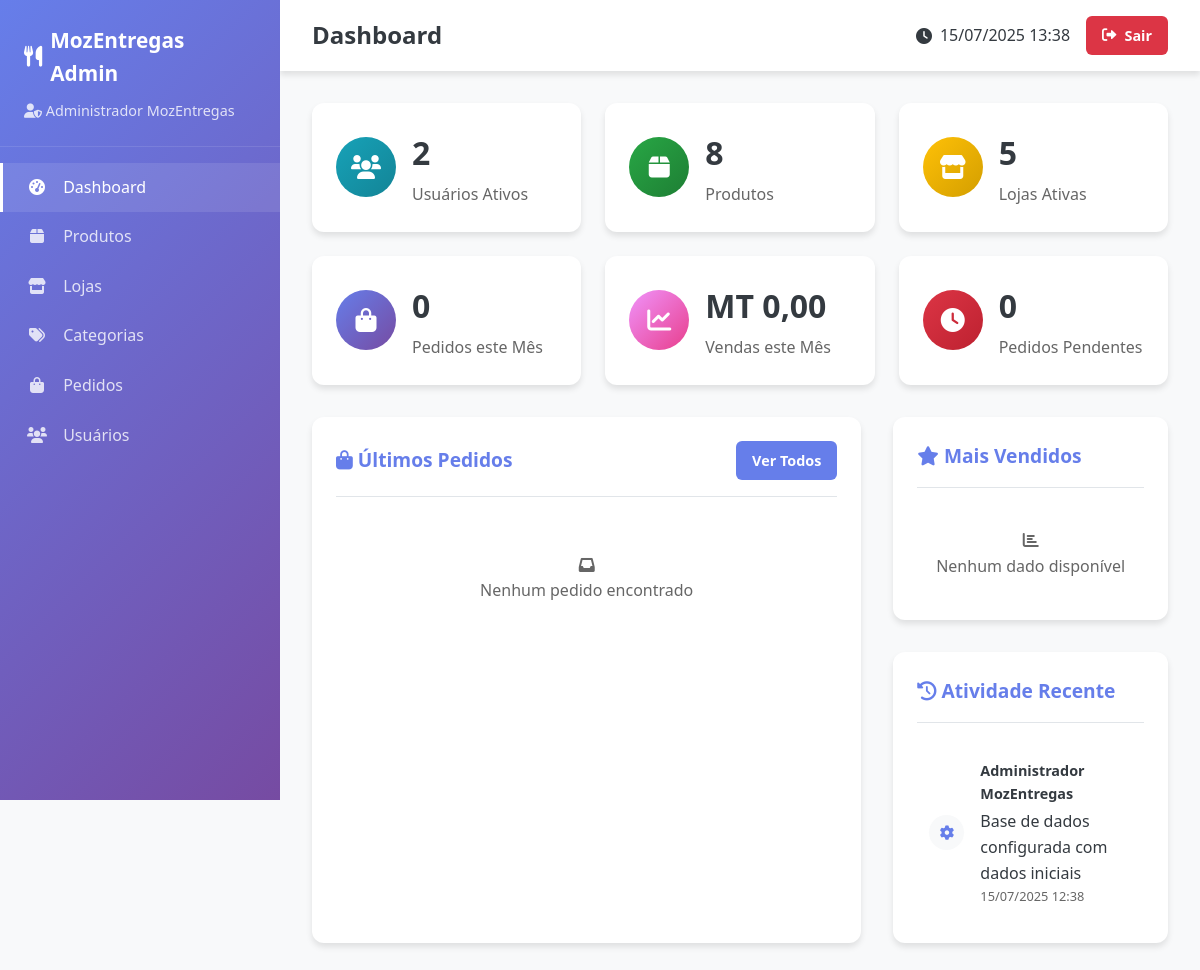
Page /admin/index.php (signed in) on the committed database.
### tables this page shows
CREATE TABLE IF NOT EXISTS usuarios (
    id INT AUTO_INCREMENT PRIMARY KEY,
    nome VARCHAR(100) NOT NULL,
    email VARCHAR(150) UNIQUE NOT NULL,
    telefone VARCHAR(20) UNIQUE,
    senha VARCHAR(255) NOT NULL,
    endereco TEXT,
    data_nascimento DATE,
    ativo BOOLEAN DEFAULT TRUE,
    email_verificado BOOLEAN DEFAULT FALSE,
    is_admin BOOLEAN DEFAULT FALSE,  
    token_verificacao VARCHAR(100),
    token_recuperacao VARCHAR(100),
    expiracao_token_recuperacao DATETIME,
    created_at TIMESTAMP DEFAULT CURRENT_TIMESTAMP,
    updated_at TIMESTAMP DEFAULT CURRENT_TIMESTAMP ON UPDATE CURRENT_TIMESTAMP,
    
     
    INDEX idx_email (email),
    INDEX idx_telefone (telefone),
    INDEX idx_ativo (ativo),
    INDEX idx_is_admin (is_admin)
);

CREATE TABLE IF NOT EXISTS activity_logs (
    id INT AUTO_INCREMENT PRIMARY KEY,
    user_id INT NULL,
    action VARCHAR(100) NOT NULL,
    description TEXT,
    ip_address VARCHAR(45),
    user_agent TEXT,
    additional_data JSON,
    created_at TIMESTAMP DEFAULT CURRENT_TIMESTAMP,
    
     
    FOREIGN KEY (user_id) REFERENCES usuarios(id) ON DELETE SET NULL,
    
     
    INDEX idx_user_id (user_id),
    INDEX idx_action (action),
    INDEX idx_created_at (created_at)
);

### config_moz.php (called while the page is built, shortened)
<?php
function getConnection() {
    static $pdo = null;
    if ($pdo === null) {
        try {
            $dsn = "mysql:host=" . DB_HOST . ";dbname=" . DB_NAME . ";charset=" . DB_CHARSET;
            $options = [
                PDO::ATTR_ERRMODE => PDO::ERRMODE_EXCEPTION,
                PDO::ATTR_DEFAULT_FETCH_MODE => PDO::FETCH_ASSOC,
                PDO::ATTR_EMULATE_PREPARES => false,
                PDO::MYSQL_ATTR_INIT_COMMAND => "SET NAMES " . DB_CHARSET
            ];
            $pdo = new PDO($dsn, DB_USER, DB_PASS, $options);
        } catch (PDOException $e) {
            error_log("Database connection failed: " . $e->getMessage());
            throw new PDOException("Erro de conexão com a base de dados.");
        }
    }
    return $pdo;
}
function getCurrentUser() {
    try {
        $pdo = getConnection();
        $stmt = $pdo->prepare("
            SELECT id, nome, email, telefone, endereco, is_admin, ativo
            FROM usuarios
            WHERE id = ? AND ativo = 1
        ");
        $stmt->execute([$_SESSION['user_id']]);
        return $stmt->fetch();
    } catch (PDOException $e) {
        logSystemError('Error getting current user: ' . $e->getMessage());
        return null;
    }
}
?>

### admin/index.php (the view, shortened to what this page needs)
<?php
require_once '../config_moz.php';
$currentUser = getCurrentUser();
try {
    $pdo = getConnection();
    $stmt = $pdo->query("SELECT COUNT(*) FROM usuarios WHERE ativo = 1");
    $total_usuarios = $stmt->fetchColumn();
    $stmt = $pdo->query("SELECT COUNT(*) FROM produtos WHERE ativo = 1");
    $total_produtos = $stmt->fetchColumn();
    $stmt = $pdo->query("SELECT COUNT(*) FROM lojas WHERE ativo = 1");
    $total_lojas = $stmt->fetchColumn();
    $stmt = $pdo->query("
        SELECT COUNT(*) FROM pedidos
        WHERE MONTH(created_at) = MONTH(CURRENT_DATE())
        AND YEAR(created_at) = YEAR(CURRENT_DATE())
    ");
    $pedidos_mes = $stmt->fetchColumn();
    $stmt = $pdo->query("
        SELECT COALESCE(SUM(total), 0) FROM pedidos
        WHERE MONTH(created_at) = MONTH(CURRENT_DATE())
        AND YEAR(created_at) = YEAR(CURRENT_DATE())
        AND status != 'cancelado'
    ");
    $vendas_mes = $stmt->fetchColumn();
    $stmt = $pdo->query("SELECT COUNT(*) FROM pedidos WHERE status = 'pendente'");
    $pedidos_pendentes = $stmt->fetchColumn();
    $stmt = $pdo->query("
        SELECT p.*, u.nome as usuario_nome, u.email as usuario_email
        FROM pedidos p
        LEFT JOIN usuarios u ON p.usuario_id = u.id
        ORDER BY p.created_at DESC
        LIMIT 5
    ");
    $ultimos_pedidos = $stmt->fetchAll();
    $stmt = $pdo->query("
        SELECT pr.nome, pr.imagem, SUM(ip.quantidade) as total_vendido
        FROM produtos pr
        INNER JOIN itens_pedido ip ON pr.id = ip.produto_id
        INNER JOIN pedidos p ON ip.pedido_id = p.id
        WHERE p.status != 'cancelado'
        GROUP BY pr.id
        ORDER BY total_vendido DESC
        LIMIT 5
    ");
    $produtos_mais_vendidos = $stmt->fetchAll();
    $stmt = $pdo->query("
        SELECT al.*, u.nome as usuario_nome
        FROM activity_logs al
        LEFT JOIN usuarios u ON al.user_id = u.id
        ORDER BY al.created_at DESC
        LIMIT 10
    ");
    $atividades_recentes = $stmt->fetchAll();
} catch (PDOException $e) {
    logSystemError('Database error in admin dashboard: ' . $e->getMessage());
    $total_usuarios = $total_produtos = $total_lojas = $total_categorias = 0;
    $pedidos_mes = $vendas_mes = $pedidos_pendentes = 0;
    $ultimos_pedidos = $produtos_mais_vendidos = $atividades_recentes = [];
}
?>
<!DOCTYPE html>
<html lang="pt">
<head>
    <link rel="stylesheet" href="https://cdnjs.cloudflare.com/ajax/libs/font-awesome/6.0.0/css/all.min.css">
</head>
<body>
    <aside class="sidebar">
        <div class="sidebar-header">
            <div class="sidebar-logo">
                <i class="fas fa-utensils"></i>
                MozEntregas Admin
            </div>
            <div class="sidebar-user">
                <i class="fas fa-user-shield"></i>
                <?= htmlspecialchars($currentUser['nome']) ?>
            </div>
        </div>
        <nav class="sidebar-nav">
            <a href="index.php" class="nav-item active">
                <i class="fas fa-tachometer-alt"></i>
                Dashboard
            </a>
            <a href="produtos.php" class="nav-item">
                <i class="fas fa-box"></i>
                Produtos
            </a>
            <a href="lojas.php" class="nav-item">
                <i class="fas fa-store"></i>
                Lojas
            </a>
            <a href="categorias.php" class="nav-item">
                <i class="fas fa-tags"></i>
                Categorias
            </a>
            <a href="pedidos.php" class="nav-item">
                <i class="fas fa-shopping-bag"></i>
                Pedidos
            </a>
            <a href="usuarios.php" class="nav-item">
                <i class="fas fa-users"></i>
                Usuários
            </a>
        </nav>
    </aside>
    <main class="main-content">
        <header class="header">
            <h1 class="header-title">Dashboard</h1>
            <div class="header-actions">
                <div class="user-info">
                    <i class="fas fa-clock"></i>
                    <?= date('d/m/Y H:i') ?>
                </div>
                <a href="../auth/logout.php" class="btn btn-danger">
                    <i class="fas fa-sign-out-alt"></i> Sair
                </a>
            </div>
        </header>
        <div class="content">
            <div class="stats-grid">
                <div class="stat-card">
                    <div class="stat-icon users">
                        <i class="fas fa-users"></i>
                    </div>
                    <div class="stat-info">
                        <h3><?= number_format($total_usuarios) ?></h3>
                        <p>Usuários Ativos</p>
                    </div>
                </div>
                <div class="stat-card">
                    <div class="stat-icon products">
                        <i class="fas fa-box"></i>
                    </div>
                    <div class="stat-info">
                        <h3><?= number_format($total_produtos) ?></h3>
                        <p>Produtos</p>
                    </div>
                </div>
                <div class="stat-card">
                    <div class="stat-icon stores">
                        <i class="fas fa-store"></i>
                    </div>
                    <div class="stat-info">
                        <h3><?= number_format($total_lojas) ?></h3>
                        <p>Lojas Ativas</p>
                    </div>
                </div>
                <div class="stat-card">
                    <div class="stat-icon orders">
                        <i class="fas fa-shopping-bag"></i>
                    </div>
                    <div class="stat-info">
                        <h3><?= number_format($pedidos_mes) ?></h3>
                        <p>Pedidos este Mês</p>
                    </div>
                </div>
                <div class="stat-card">
                    <div class="stat-icon sales">
                        <i class="fas fa-chart-line"></i>
                    </div>
                    <div class="stat-info">
                        <h3>MT <?= number_format($vendas_mes, 2, ',', '.') ?></h3>
                        <p>Vendas este Mês</p>
                    </div>
                </div>
                <div class="stat-card">
                    <div class="stat-icon pending">
                        <i class="fas fa-clock"></i>
                    </div>
                    <div class="stat-info">
                        <h3><?= number_format($pedidos_pendentes) ?></h3>
                        <p>Pedidos Pendentes</p>
                    </div>
                </div>
            </div>
            <div class="dashboard-grid">
                <div class="dashboard-section">
                    <div class="section-header">
                        <h2 class="section-title">
                            <i class="fas fa-shopping-bag"></i> Últimos Pedidos
                        </h2>
                        <a href="pedidos.php" class="btn btn-primary">Ver Todos</a>
                    </div>
                    <?php if (empty($ultimos_pedidos)): ?>
                        <p style="text-align: center; color: #666; padding: 2rem;">
                            <i class="fas fa-inbox"></i><br>
                            Nenhum pedido encontrado
                        </p>
                    <?php endif; ?>
                </div>
                <div>
                    <div class="dashboard-section" style="margin-bottom: 2rem;">
                        <div class="section-header">
                            <h2 class="section-title">
                                <i class="fas fa-star"></i> Mais Vendidos
                            </h2>
                        </div>
                        <?php if (empty($produtos_mais_vendidos)): ?>
                            <p style="text-align: center; color: #666; padding: 1rem;">
                                <i class="fas fa-chart-bar"></i><br>
                                Nenhum dado disponível
                            </p>
                        <?php endif; ?>
                    </div>
                    <div class="dashboard-section">
                        <div class="section-header">
                            <h2 class="section-title">
                                <i class="fas fa-history"></i> Atividade Recente
                            </h2>
                        </div>
                        <?php if (empty($atividades_recentes)): ?>
                            <p style="text-align: center; color: #666; padding: 1rem;">
                                <i class="fas fa-list"></i><br>
                                Nenhuma atividade recente
                            </p>
                        <?php else: ?>
                            <?php foreach ($atividades_recentes as $atividade): ?>
                                <div class="activity-item">
                                    <div class="activity-icon">
                                        <i class="fas fa-<?=
                                            strpos($atividade['action'], 'login') !== false ? 'sign-in-alt' :
                                            (strpos($atividade['action'], 'product') !== false ? 'box' :
                                            (strpos($atividade['action'], 'order') !== false ? 'shopping-bag' : 'cog'))
                                        ?>"></i>
                                    </div>
                                    <div class="activity-info">
                                        <h5><?= htmlspecialchars($atividade['usuario_nome'] ?: 'Sistema') ?></h5>
                                        <p><?= htmlspecialchars($atividade['description']) ?></p>
                                        <div class="activity-time">
                                            <?= date('d/m/Y H:i', strtotime($atividade['created_at'])) ?>
                                        </div>
                                    </div>
                                </div>
                            <?php endforeach; ?>
                        <?php endif; ?>
                    </div>
                </div>
            </div>
        </div>
    </main>
</body>
</html>

### rows in the picture
usuarios: nome "Administrador MozEntregas"
activity_logs: user.nome "Administrador MozEntregas", description "Base de dados configurada com dados iniciais", created_at "15/07/2025 12:38"

### other values in the picture
$total_usuarios "2"
$total_produtos "8"
$total_lojas "5"
$pedidos_mes "0"
$vendas_mes "0,00"
$pedidos_pendentes "0"
